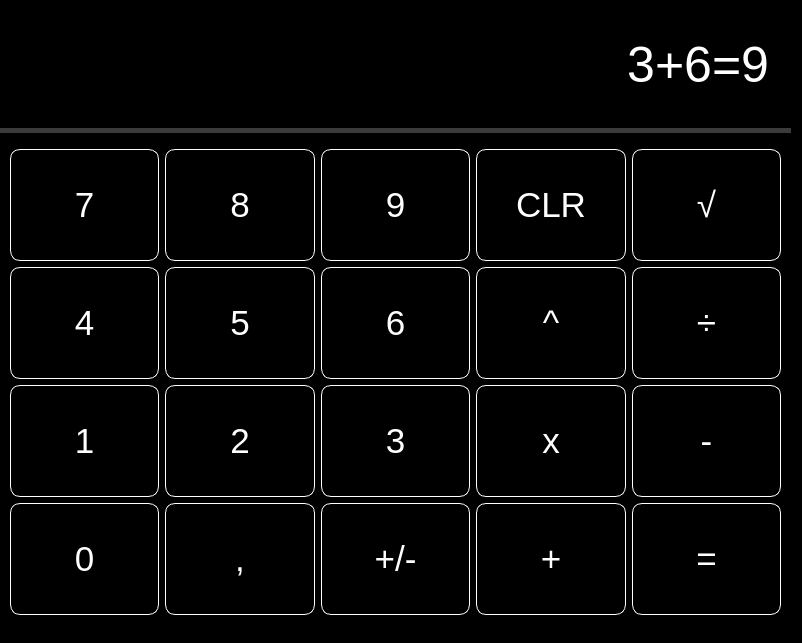
<?xml version="1.0" encoding="UTF-8"?>
<ui version="4.0">
 <class>Calculator</class>
 <widget class="QMainWindow" name="Calculator">
  <property name="geometry">
   <rect>
    <x>0</x>
    <y>0</y>
    <width>802</width>
    <height>643</height>
   </rect>
  </property>
  <property name="windowTitle">
   <string>Calculator</string>
  </property>
  <property name="styleSheet">
   <string notr="true">*{
	background-color:black;
	padding:0;
	margin:0;
}

QMainWindow{
	width:800px;
	height:600px;
}

QPushButton{
	width: 5px;
	height: 5px;
	background-color:black;
	color:white;
	font-size:35px;
	border: 1px solid white;
	border-radius: 10px;
}

QPushButton:hover{
	background-color:white;
	color:black;
}

</string>
  </property>
  <widget class="QWidget" name="centralwidget">
   <property name="maximumSize">
    <size>
     <width>800</width>
     <height>700</height>
    </size>
   </property>
   <property name="styleSheet">
    <string notr="true">QWidget{
	padding:10px;
	width:90%;
	height:90%;
}

QVBoxLayout{
	background-color:red;
	color:red;
}
</string>
   </property>
   <widget class="QWidget" name="verticalLayoutWidget">
    <property name="geometry">
     <rect>
      <x>0</x>
      <y>0</y>
      <width>791</width>
      <height>615</height>
     </rect>
    </property>
    <layout class="QVBoxLayout" name="verticalLayout" stretch="1,4,4,4,4">
     <item>
      <widget class="QLabel" name="label">
       <property name="sizePolicy">
        <sizepolicy hsizetype="Preferred" vsizetype="Preferred">
         <horstretch>0</horstretch>
         <verstretch>0</verstretch>
        </sizepolicy>
       </property>
       <property name="layoutDirection">
        <enum>Qt::LeftToRight</enum>
       </property>
       <property name="autoFillBackground">
        <bool>false</bool>
       </property>
       <property name="styleSheet">
        <string notr="true">QLabel{
	background-color:black;
	color:white;
	font-size:50px;
	border-bottom: 5px solid rgba(150, 150, 150, 100);
	margin-bottom: 10px;
	
}</string>
       </property>
       <property name="text">
        <string>3+6=9</string>
       </property>
       <property name="alignment">
        <set>Qt::AlignRight|Qt::AlignTrailing|Qt::AlignVCenter</set>
       </property>
       <property name="kdsajf" stdset="0">
        <string/>
       </property>
      </widget>
     </item>
     <item>
      <layout class="QHBoxLayout" name="horizontalLayout_6" stretch="0,0,0,0,0">
       <property name="leftMargin">
        <number>10</number>
       </property>
       <property name="topMargin">
        <number>0</number>
       </property>
       <property name="rightMargin">
        <number>10</number>
       </property>
       <item>
        <widget class="QPushButton" name="pushButton_20">
         <property name="text">
          <string>7</string>
         </property>
        </widget>
       </item>
       <item>
        <widget class="QPushButton" name="pushButton_23">
         <property name="text">
          <string>8</string>
         </property>
        </widget>
       </item>
       <item>
        <widget class="QPushButton" name="pushButton_22">
         <property name="text">
          <string>9</string>
         </property>
        </widget>
       </item>
       <item>
        <widget class="QPushButton" name="pushButton_21">
         <property name="text">
          <string>CLR</string>
         </property>
        </widget>
       </item>
       <item>
        <widget class="QPushButton" name="pushButton_19">
         <property name="text">
          <string>√</string>
         </property>
        </widget>
       </item>
      </layout>
     </item>
     <item>
      <layout class="QHBoxLayout" name="horizontalLayout_4">
       <property name="leftMargin">
        <number>10</number>
       </property>
       <property name="rightMargin">
        <number>10</number>
       </property>
       <item>
        <widget class="QPushButton" name="pushButton_7">
         <property name="text">
          <string>4</string>
         </property>
        </widget>
       </item>
       <item>
        <widget class="QPushButton" name="pushButton_8">
         <property name="text">
          <string>5</string>
         </property>
        </widget>
       </item>
       <item>
        <widget class="QPushButton" name="pushButton_6">
         <property name="text">
          <string>6</string>
         </property>
        </widget>
       </item>
       <item>
        <widget class="QPushButton" name="pushButton_18">
         <property name="text">
          <string>^</string>
         </property>
        </widget>
       </item>
       <item>
        <widget class="QPushButton" name="pushButton_5">
         <property name="text">
          <string>÷</string>
         </property>
        </widget>
       </item>
      </layout>
     </item>
     <item>
      <layout class="QHBoxLayout" name="horizontalLayout_3">
       <property name="leftMargin">
        <number>10</number>
       </property>
       <property name="rightMargin">
        <number>10</number>
       </property>
       <item>
        <widget class="QPushButton" name="pushButton_11">
         <property name="text">
          <string>1</string>
         </property>
        </widget>
       </item>
       <item>
        <widget class="QPushButton" name="pushButton_17">
         <property name="text">
          <string>2</string>
         </property>
        </widget>
       </item>
       <item>
        <widget class="QPushButton" name="pushButton_12">
         <property name="text">
          <string>3</string>
         </property>
        </widget>
       </item>
       <item>
        <widget class="QPushButton" name="pushButton_10">
         <property name="text">
          <string>x</string>
         </property>
        </widget>
       </item>
       <item>
        <widget class="QPushButton" name="pushButton_9">
         <property name="text">
          <string>-</string>
         </property>
        </widget>
       </item>
      </layout>
     </item>
     <item>
      <layout class="QVBoxLayout" name="verticalLayout_2">
       <property name="leftMargin">
        <number>10</number>
       </property>
       <property name="rightMargin">
        <number>10</number>
       </property>
       <item>
        <layout class="QHBoxLayout" name="horizontalLayout">
         <item>
          <widget class="QPushButton" name="pushButton_4">
           <property name="text">
            <string>0</string>
           </property>
          </widget>
         </item>
         <item>
          <widget class="QPushButton" name="pushButton_2">
           <property name="text">
            <string>,</string>
           </property>
          </widget>
         </item>
         <item>
          <widget class="QPushButton" name="pushButton">
           <property name="text">
            <string>+/-</string>
           </property>
          </widget>
         </item>
         <item>
          <widget class="QPushButton" name="pushButton_16">
           <property name="text">
            <string>+</string>
           </property>
          </widget>
         </item>
         <item>
          <widget class="QPushButton" name="pushButton_3">
           <property name="text">
            <string>=</string>
           </property>
          </widget>
         </item>
        </layout>
       </item>
      </layout>
     </item>
    </layout>
   </widget>
  </widget>
  <widget class="QMenuBar" name="menubar">
   <property name="geometry">
    <rect>
     <x>0</x>
     <y>0</y>
     <width>802</width>
     <height>22</height>
    </rect>
   </property>
  </widget>
  <widget class="QStatusBar" name="statusbar"/>
 </widget>
 <resources/>
 <connections/>
</ui>
